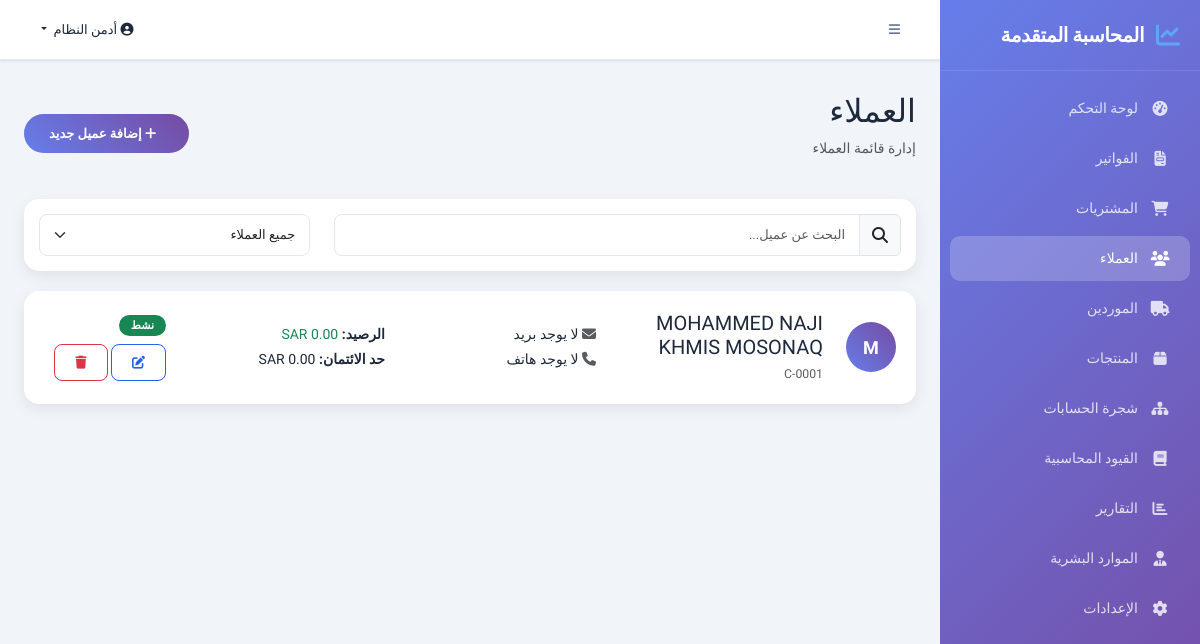
The page /customers (signed in) on the database its author committed.
### models.py (models this page shows, shortened)
class User(UserMixin, db.Model):
    __tablename__ = 'users'
    id = db.Column(db.Integer, primary_key=True)
    email = db.Column(db.String(120), unique=True, nullable=False)
    password_hash = db.Column(db.String(256), nullable=False)
    first_name = db.Column(db.String(50), nullable=False)
    last_name = db.Column(db.String(50), nullable=False)
    role = db.Column(db.String(20), default='user')  # admin, accountant, user, viewer
    language = db.Column(db.String(5), default='ar')
    is_active = db.Column(db.Boolean, default=True)
    company_id = db.Column(db.Integer, db.ForeignKey('companies.id'))
    last_login = db.Column(db.DateTime)
    created_at = db.Column(db.DateTime, default=datetime.utcnow)
    @property
    def full_name(self):
        return f"{self.first_name} {self.last_name}"

class Customer(db.Model):
    __tablename__ = 'customers'
    id = db.Column(db.Integer, primary_key=True)
    code = db.Column(db.String(20))
    name = db.Column(db.String(200), nullable=False)
    name_ar = db.Column(db.String(200))
    email = db.Column(db.String(120))
    phone = db.Column(db.String(20))
    mobile = db.Column(db.String(20))
    address = db.Column(db.Text)
    city = db.Column(db.String(100))
    country = db.Column(db.String(100))
    tax_number = db.Column(db.String(50))
    credit_limit = db.Column(db.Float, default=0.0)
    balance = db.Column(db.Float, default=0.0)
    is_active = db.Column(db.Boolean, default=True)
    company_id = db.Column(db.Integer, db.ForeignKey('companies.id'))
    created_at = db.Column(db.DateTime, default=datetime.utcnow)
    invoices = db.relationship('Invoice', backref='customer', lazy='dynamic')

class Company(db.Model):
    __tablename__ = 'companies'
    id = db.Column(db.Integer, primary_key=True)
    name = db.Column(db.String(200), nullable=False)
    name_ar = db.Column(db.String(200))
    email = db.Column(db.String(120))
    phone = db.Column(db.String(20))
    address = db.Column(db.Text)
    city = db.Column(db.String(100))
    country_code = db.Column(db.String(5), default='SA')
    currency = db.Column(db.String(5), default='SAR')
    tax_number = db.Column(db.String(50))
    commercial_reg = db.Column(db.String(50))
    logo_url = db.Column(db.String(500))
    fiscal_year_start = db.Column(db.String(5), default='01-01')
    subscription_plan = db.Column(db.String(20), default='basic')
    subscription_status = db.Column(db.String(20), default='trial')  # trial, active, expired, cancelled
    subscription_start = db.Column(db.DateTime)
    subscription_end = db.Column(db.DateTime)
    stripe_customer_id = db.Column(db.String(100))
    stripe_subscription_id = db.Column(db.String(100))
    created_at = db.Column(db.DateTime, default=datetime.utcnow)
    updated_at = db.Column(db.DateTime, default=datetime.utcnow, onupdate=datetime.utcnow)
    users = db.relationship('User', backref='company', lazy='dynamic')
    accounts = db.relationship('Account', backref='company', lazy='dynamic')
    journals = db.relationship('JournalEntry', backref='company', lazy='dynamic')
    invoices = db.relationship('Invoice', backref='company', lazy='dynamic')
    purchases = db.relationship('Purchase', backref='company', lazy='dynamic')
    customers = db.relationship('Customer', backref='company', lazy='dynamic')
    suppliers = db.relationship('Supplier', backref='company', lazy='dynamic')
    employees = db.relationship('Employee', backref='company', lazy='dynamic')
    products = db.relationship('Product', backref='company', lazy='dynamic')
    tax_settings = db.relationship('TaxSetting', backref='company', lazy='dynamic')

### app.py (the view)
@app.route('/customers')
@login_required
@company_required
def customers():
    customers_list = Customer.query.filter_by(
        company_id=current_user.company_id
    ).order_by(Customer.name).all()
    return render_template('customers.html', customers=customers_list, company=current_user.company)

### app.py (called while the page is built)
@login_manager.user_loader
def load_user(user_id):
    return db.session.get(User, int(user_id))

def company_required(f):
    @wraps(f)
    def decorated(*args, **kwargs):
        if not current_user.company_id:
            flash('يرجى إنشاء شركة أولاً', 'warning')
            return redirect(url_for('setup_company'))
        return f(*args, **kwargs)
    return decorated

### templates/customers.html (shortened to what this page needs)
{% extends "base.html" %}
{% block content %}
<div class="d-flex justify-content-between align-items-center mb-4">
    <div>
        <h2>العملاء</h2>
        <p class="text-muted">إدارة قائمة العملاء</p>
    </div>
    <button class="btn btn-add" data-bs-toggle="modal" data-bs-target="#addCustomerModal">
        <i class="fas fa-plus ms-2"></i>
        إضافة عميل جديد
    </button>
</div>
<div class="search-box">
    <div class="row">
        <div class="col-md-8">
            <div class="input-group">
                <span class="input-group-text">
                    <i class="fas fa-search"></i>
                </span>
                <input type="text" class="form-control" placeholder="البحث عن عميل..." id="searchInput">
            </div>
        </div>
        <div class="col-md-4">
            <select class="form-select">
                <option>جميع العملاء</option>
            </select>
        </div>
    </div>
</div>
{% if customers %}
{% for customer in customers %}
<div class="customer-card">
    <div class="row align-items-center">
        <div class="col-md-1">
            <div class="customer-avatar">
                {{ customer.name[0] if customer.name else 'C' }}
            </div>
        </div>
        <div class="col-md-3">
            <h5 class="mb-1">{{ customer.name }}</h5>
            <small class="text-muted">{{ customer.code }}</small>
        </div>
        <div class="col-md-3">
            <div class="mb-1">
                <i class="fas fa-envelope ms-2 text-muted"></i>
                {{ customer.email or 'لا يوجد بريد' }}
            </div>
            <div>
                <i class="fas fa-phone ms-2 text-muted"></i>
                {{ customer.phone or 'لا يوجد هاتف' }}
            </div>
        </div>
        <div class="col-md-3">
            <div class="mb-1">
                <strong>الرصيد:</strong>
                <span class="{{ 'text-success' if customer.balance >= 0 else 'text-danger' }}">
                    {{ "%.2f"|format(customer.balance) }} {{ company.currency }}
                </span>
            </div>
            <div>
                <strong>حد الائتمان:</strong>
                {{ "%.2f"|format(customer.credit_limit) }} {{ company.currency }}
            </div>
        </div>
        <div class="col-md-2">
            <span class="badge bg-{{ 'success' if customer.is_active else 'secondary' }}">
                {{ 'نشط' if customer.is_active else 'غير نشط' }}
            </span>
            <div class="mt-2">
                <button class="btn btn-sm btn-outline-primary">
                    <i class="fas fa-edit"></i>
                </button>
                <button class="btn btn-sm btn-outline-danger">
                    <i class="fas fa-trash"></i>
                </button>
            </div>
        </div>
    </div>
</div>
{% endfor %}
{% endif %}
{% endblock %}

### templates/base.html (shortened to what this page needs)
<!DOCTYPE html>
<html lang="ar" dir="rtl">
<head>
    <link href="https://cdn.jsdelivr.net/npm/bootstrap@5.3.2/dist/css/bootstrap.rtl.min.css" rel="stylesheet">
    <link href="https://cdnjs.cloudflare.com/ajax/libs/font-awesome/6.5.1/css/all.min.css" rel="stylesheet">
    <link rel="stylesheet" href="{{ url_for('static', filename='css/style.css') }}">
</head>
<body>
    {% if current_user.is_authenticated %}
    <div class="sidebar" id="sidebar">
        <div class="sidebar-header">
            <i class="fas fa-chart-line"></i>
            <span class="sidebar-brand">المحاسبة المتقدمة</span>
        </div>
        <nav class="sidebar-nav">
            <a href="{{ url_for('dashboard') }}"
                class="nav-link {% if request.endpoint == 'dashboard' %}active{% endif %}">
                <i class="fas fa-tachometer-alt"></i>
                <span>لوحة التحكم</span>
            </a>
            <a href="{{ url_for('invoices') }}"
                class="nav-link {% if request.endpoint in ['invoices', 'add_invoice'] %}active{% endif %}">
                <i class="fas fa-file-invoice"></i>
                <span>الفواتير</span>
            </a>
            <a href="{{ url_for('purchases') }}"
                class="nav-link {% if request.endpoint in ['purchases', 'add_purchase'] %}active{% endif %}">
                <i class="fas fa-shopping-cart"></i>
                <span>المشتريات</span>
            </a>
            <a href="{{ url_for('customers') }}"
                class="nav-link {% if request.endpoint == 'customers' %}active{% endif %}">
                <i class="fas fa-users"></i>
                <span>العملاء</span>
            </a>
            <a href="{{ url_for('suppliers') }}"
                class="nav-link {% if request.endpoint == 'suppliers' %}active{% endif %}">
                <i class="fas fa-truck"></i>
                <span>الموردين</span>
            </a>
            <a href="{{ url_for('products') }}"
                class="nav-link {% if request.endpoint == 'products' %}active{% endif %}">
                <i class="fas fa-box"></i>
                <span>المنتجات</span>
            </a>
            <a href="{{ url_for('chart_of_accounts') }}"
                class="nav-link {% if request.endpoint == 'chart_of_accounts' %}active{% endif %}">
                <i class="fas fa-sitemap"></i>
                <span>شجرة الحسابات</span>
            </a>
            <a href="{{ url_for('journal_entries') }}"
                class="nav-link {% if request.endpoint == 'journal_entries' %}active{% endif %}">
                <i class="fas fa-book"></i>
                <span>القيود المحاسبية</span>
            </a>
            <a href="{{ url_for('reports') }}" class="nav-link {% if request.endpoint == 'reports' %}active{% endif %}">
                <i class="fas fa-chart-bar"></i>
                <span>التقارير</span>
            </a>
            <a href="{{ url_for('hr') }}" class="nav-link {% if request.endpoint == 'hr' %}active{% endif %}">
                <i class="fas fa-user-tie"></i>
                <span>الموارد البشرية</span>
            </a>
            <a href="{{ url_for('settings_page') }}"
                class="nav-link {% if request.endpoint == 'settings_page' %}active{% endif %}">
                <i class="fas fa-cog"></i>
                <span>الإعدادات</span>
            </a>
        </nav>
    </div>
    <div class="main-content" id="mainContent">
        <nav class="top-navbar">
            <button class="btn btn-link sidebar-toggle" onclick="toggleSidebar()">
                <i class="fas fa-bars"></i>
            </button>
            <div class="top-nav-right">
                <div class="dropdown">
                    <button class="btn btn-link dropdown-toggle" data-bs-toggle="dropdown">
                        <i class="fas fa-user-circle"></i>
                        {{ current_user.full_name }}
                    </button>
                </div>
            </div>
        </nav>
        <div class="container-fluid px-4 py-3">
            {% block content %}{% endblock %}
        </div>
    </div>
    {% else %}
    {% block public_content %}{% endblock %}
    {% endif %}
</body>
</html>

### static/css/style.css (style rules this page uses)
:root { --primary: #2563eb; --primary-dark: #1d4ed8; --primary-light: #dbeafe; --secondary: #64748b; --success: #059669; --danger: #dc2626; --warning: #d97706; --info: #0891b2; --dark: #1e293b; --light: #f8fafc; --sidebar-width: 260px; --sidebar-collapsed: 70px; --topbar-height: 60px; --border-color: #e2e8f0; --shadow: 0 1px 3px rgba(0, 0, 0, 0.1); --shadow-lg: 0 10px 25px rgba(0, 0, 0, 0.1); --radius: 12px; --radius-sm: 8px; }
* { margin: 0; padding: 0; box-sizing: border-box; }
body { font-family: 'Tajawal', sans-serif; background-color: #f1f5f9; color: var(--dark); font-size: 14px; overflow-x: hidden; }
.sidebar { position: fixed; top: 0; right: 0; width: var(--sidebar-width); height: 100vh; background: linear-gradient(135deg, #667eea 0%, #764ba2 100%); color: white; z-index: 1000; transition: all 0.3s ease; overflow-y: auto; overflow-x: hidden; }
.sidebar-header { padding: 20px; display: flex; align-items: center; gap: 12px; border-bottom: 1px solid rgba(255, 255, 255, 0.1); }
.sidebar-header i { font-size: 24px; color: #60a5fa; }
.sidebar-brand { font-size: 20px; font-weight: 700; letter-spacing: -0.5px; }
.sidebar-nav { padding: 10px 0; }
.sidebar-nav .nav-link { display: flex; align-items: center; gap: 12px; padding: 12px 20px; color: rgba(255, 255, 255, 0.8); text-decoration: none; transition: all 0.3s ease; border-right: none; border-radius: 10px; margin: 5px 10px; font-size: 14px; }
.sidebar-nav .nav-link.active { background: rgba(255, 255, 255, 0.2); color: white; }
.sidebar-nav .nav-link i { width: 20px; text-align: center; font-size: 15px; }
.main-content { margin-right: var(--sidebar-width); min-height: 100vh; transition: all 0.3s ease; }
.top-navbar { height: var(--topbar-height); background: white; border-bottom: 1px solid var(--border-color); display: flex; align-items: center; justify-content: space-between; padding: 0 20px; position: sticky; top: 0; z-index: 100; box-shadow: var(--shadow); }
.sidebar-toggle { color: var(--secondary); font-size: 20px; border: none !important; box-shadow: none !important; }
.top-nav-right { display: flex; align-items: center; gap: 15px; }
.top-nav-right .btn-link { color: var(--dark); text-decoration: none; font-weight: 500; }
.btn { border-radius: var(--radius-sm); font-weight: 600; font-size: 13px; padding: 8px 20px; transition: all 0.2s ease; }
.btn-outline-primary { color: var(--primary); border-color: var(--primary); }
.badge { font-weight: 600; padding: 5px 12px; border-radius: 20px; font-size: 11px; }
.form-control, .form-select { border-radius: var(--radius-sm); border: 1px solid var(--border-color); padding: 10px 14px; font-size: 13px; transition: all 0.2s ease; }

### templates/customers.html (style rules this page uses)
.customer-card { background: white; border-radius: 15px; padding: 20px; box-shadow: 0 5px 15px rgba(0, 0, 0, 0.08); margin-bottom: 20px; transition: transform 0.3s ease; }
.btn-add { background: linear-gradient(45deg, #667eea, #764ba2); border: none; border-radius: 25px; padding: 10px 25px; color: white; font-weight: bold; transition: all 0.3s ease; }
.customer-avatar { width: 50px; height: 50px; border-radius: 50%; background: linear-gradient(45deg, #667eea, #764ba2); color: white; display: flex; align-items: center; justify-content: center; font-weight: bold; font-size: 18px; }
.search-box { background: white; border-radius: 15px; padding: 15px; margin-bottom: 20px; box-shadow: 0 5px 15px rgba(0, 0, 0, 0.08); }

### rows shown on the page
User: full_name "أدمن النظام"
Customer: name "M", name "MOHAMMED NAJI KHMIS MOSONAQ", code "C-0001", email "لا يوجد بريد", phone "لا يوجد هاتف", credit_limit "0.00", is_active "نشط"
Company: currency "SAR"
